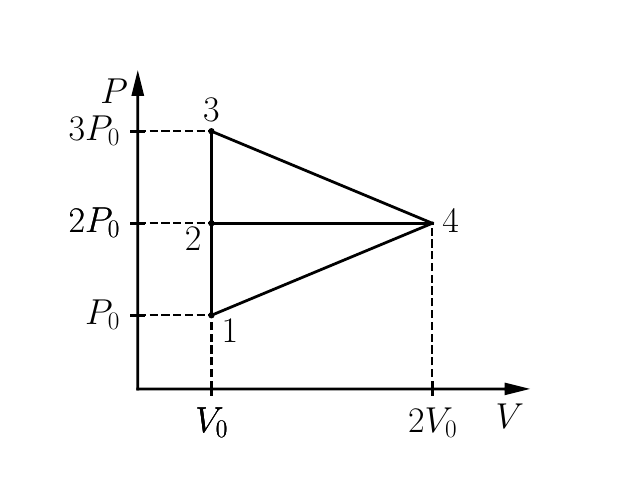

Here is the Python script that generated this plot:
from MKT import *

axes = Axes(10, 'P/$P$', 'V/$V$', ltx=True, fontsize=26, yratio=0.8)

v1 = (2, '$V_0$')
v2 = (8, '$2V_0$')
p1 = (2, '$P_0$')
p2 = (4.5, '$2P_0$')
p3 = (7, '$3P_0$')

state1 = State(axes, v=v1, p=p1, patch='$1$', patch_pos='BR')
state2 = State(axes, v=v1, p=p2, patch='$2$', patch_pos='BL')
state3 = State(axes, v=v1, p=p3, patch='$3$', patch_pos='T')
state4 = State(axes, v=v2, p=p2, patch='$4$', patch_pos='R')

axes.process(state1, state3, arrow=False)
axes.process(state2, state4, arrow=False)
axes.process(state1, state4, arrow=False)
axes.process(state3, state4, arrow=False)


axes.marker(state1, ms=7)
axes.marker(state2, ms=7)
axes.marker(state3, ms=7)

axes.line(state1, tp='xp')
axes.line(state2, tp='xp')
axes.line(state3, tp='xp')
axes.line(state1, tp='yp')
axes.line(state4, tp='yp')

savefig('9.29.pdf')
show()
